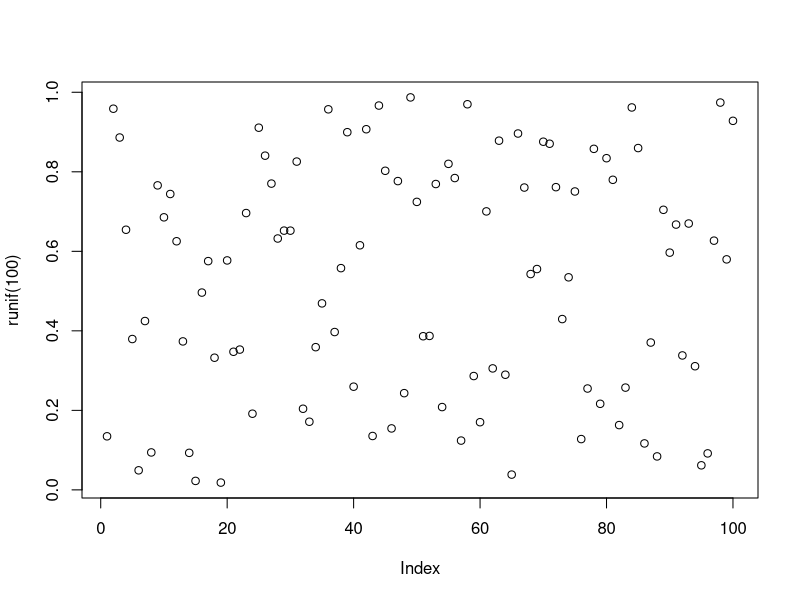

The R script that drew this image:
## ---- chunk 1
plot(runif(100))
